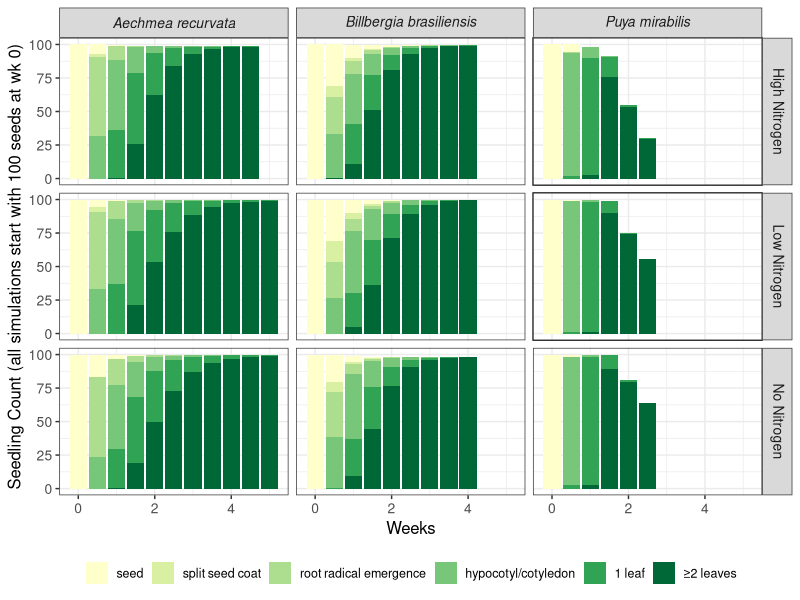

Write R code to recreate this figure.
# Libraries
library(tidyverse)

# Set working directory
setwd(dirname(rstudioapi::getActiveDocumentContext()$path))

# Import data from matrix model simulations
data <- read_csv("OrganScoreSims.csv", show_col_types = FALSE)
OSsims <- data %>%
  mutate(Species = case_when(
    species == "Arec" ~ "italic('Aechmea recurvata')",
    species == "Bbra" ~ "italic('Billbergia brasiliensis')",
    species == "Pmir" ~ "italic('Puya mirabilis')",
    TRUE       ~ NA_character_)) %>%
  mutate(Treatment = case_when(
    treatment == "No N" ~ "No~Nitrogen",
    treatment == "Low N" ~ "Low~Nitrogen",
    treatment == "High N" ~ "High~Nitrogen",
    TRUE       ~ NA_character_)) %>%
  pivot_longer(cols = starts_with("x"),
             names_to = "State",
             values_to = "Num_Seedlings") %>%
  mutate(OrganScore = case_when(
    State == "x1" ~ "seed",
    State == "x2" ~ "split seed coat",
    State == "x3" ~ "root radical emergence",
    State == "x4" ~ "hypocotyl/cotyledon",
    State == "x5" ~ "1 leaf",
    State == "x6" ~ "≥2 leaves"))

# Ensure the correct state ordering
OSsims$OrganScore <- factor(OSsims$OrganScore, 
                            levels=c("seed","split seed coat",
                                     "root radical emergence","hypocotyl/cotyledon",
                                     "1 leaf","≥2 leaves"))

# Generate graphs
ggplot(OSsims, aes(x=week, y=Num_Seedlings, fill=OrganScore)) +
  geom_col() +
  facet_grid(Treatment~Species, drop=FALSE, labeller=label_parsed) +
  theme_bw() +
  theme(legend.position = "bottom",
        legend.text = element_text(size=9),
        strip.text = element_text(size=10),
        axis.title = element_text(size = 12),
        axis.text = element_text(size = 10)) +
  guides(fill = guide_legend(direction = "horizontal", nrow=1)) + 
  labs(x="Weeks", 
       y="Seedling Count (all simulations start with 100 seeds at wk 0)", 
       fill=NULL) +
  scale_fill_brewer(palette="YlGn", direction=1)  
